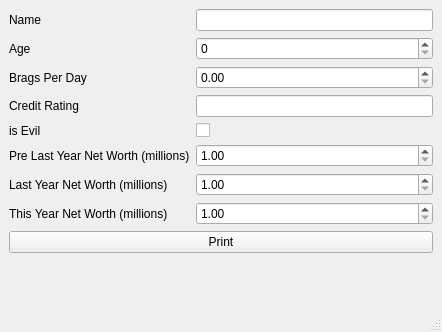
<?xml version="1.0" encoding="UTF-8"?>
<ui version="4.0">
 <class>MainWindow</class>
 <widget class="QMainWindow" name="MainWindow">
  <property name="geometry">
   <rect>
    <x>0</x>
    <y>0</y>
    <width>442</width>
    <height>332</height>
   </rect>
  </property>
  <property name="windowTitle">
   <string>MainWindow</string>
  </property>
  <widget class="QWidget" name="centralwidget">
   <layout class="QFormLayout" name="formLayout">
    <item row="0" column="0">
     <widget class="QLabel" name="label">
      <property name="text">
       <string>Name</string>
      </property>
     </widget>
    </item>
    <item row="0" column="1">
     <widget class="QLineEdit" name="nameInp"/>
    </item>
    <item row="1" column="0">
     <widget class="QLabel" name="label_2">
      <property name="text">
       <string>Age</string>
      </property>
     </widget>
    </item>
    <item row="1" column="1">
     <widget class="QSpinBox" name="ageInp"/>
    </item>
    <item row="2" column="0">
     <widget class="QLabel" name="label_3">
      <property name="text">
       <string>Brags Per Day</string>
      </property>
     </widget>
    </item>
    <item row="2" column="1">
     <widget class="QDoubleSpinBox" name="bragsPerDayInp"/>
    </item>
    <item row="3" column="0">
     <widget class="QLabel" name="label_4">
      <property name="text">
       <string>Credit Rating</string>
      </property>
     </widget>
    </item>
    <item row="3" column="1">
     <widget class="QLineEdit" name="creditRatingInp"/>
    </item>
    <item row="4" column="0">
     <widget class="QLabel" name="label_5">
      <property name="text">
       <string>is Evil</string>
      </property>
     </widget>
    </item>
    <item row="4" column="1">
     <widget class="QCheckBox" name="evilInp">
      <property name="text">
       <string/>
      </property>
     </widget>
    </item>
    <item row="5" column="0">
     <widget class="QLabel" name="label_6">
      <property name="text">
       <string>Pre Last Year Net Worth (millions)</string>
      </property>
     </widget>
    </item>
    <item row="5" column="1">
     <widget class="QDoubleSpinBox" name="networth0Inp">
      <property name="minimum">
       <double>1.000000000000000</double>
      </property>
      <property name="maximum">
       <double>1000000.000000000000000</double>
      </property>
     </widget>
    </item>
    <item row="6" column="0">
     <widget class="QLabel" name="label_7">
      <property name="text">
       <string>Last Year Net Worth (millions)</string>
      </property>
     </widget>
    </item>
    <item row="6" column="1">
     <widget class="QDoubleSpinBox" name="networth1Inp">
      <property name="minimum">
       <double>1.000000000000000</double>
      </property>
      <property name="maximum">
       <double>1000000.000000000000000</double>
      </property>
     </widget>
    </item>
    <item row="7" column="0">
     <widget class="QLabel" name="label_8">
      <property name="text">
       <string>This Year Net Worth (millions)</string>
      </property>
     </widget>
    </item>
    <item row="7" column="1">
     <widget class="QDoubleSpinBox" name="networth2Inp">
      <property name="minimum">
       <double>1.000000000000000</double>
      </property>
      <property name="maximum">
       <double>1000000.000000000000000</double>
      </property>
     </widget>
    </item>
    <item row="8" column="0" colspan="2">
     <widget class="QPushButton" name="printBtn">
      <property name="text">
       <string>Print</string>
      </property>
      <property name="icon">
       <iconset theme="document-print"/>
      </property>
     </widget>
    </item>
   </layout>
  </widget>
  <widget class="QMenuBar" name="menubar">
   <property name="geometry">
    <rect>
     <x>0</x>
     <y>0</y>
     <width>442</width>
     <height>22</height>
    </rect>
   </property>
  </widget>
  <widget class="QStatusBar" name="statusbar"/>
 </widget>
 <resources/>
 <connections/>
</ui>
